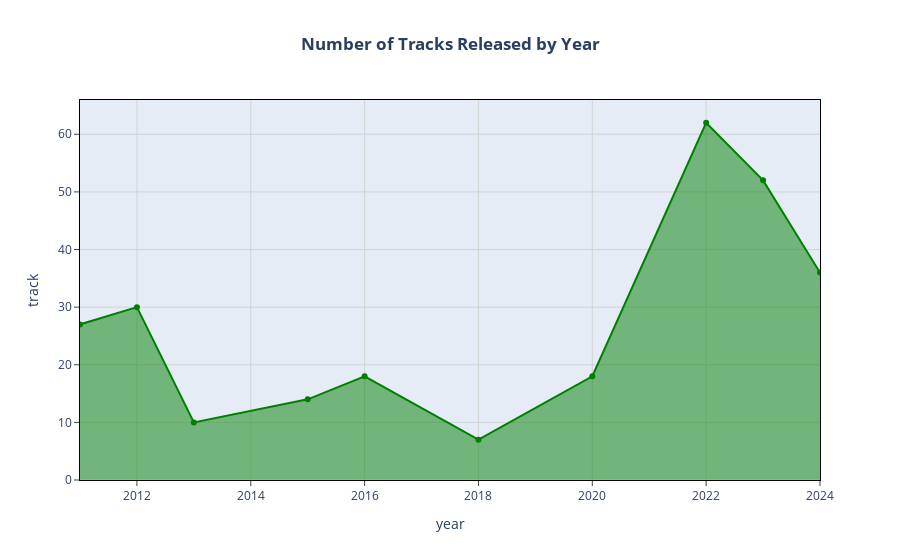

Here is the notebook cell this chart was saved with:
### Code cell
df["release_year"] = pd.to_datetime(df["release_year"])
df["year"] = df["release_year"].dt.year

fig=px.area(df.groupby('year',as_index=False).count().sort_values(by='track',ascending=False).sort_values(by='year'),
            x='year',y='track',markers=True,labels={'name':'Total songs'},
            color_discrete_sequence=['green'],title='<b>Number of Tracks Released by Year')

fig.update_xaxes(
    mirror=True,
    ticks='outside',
    showline=True,
    linecolor='black',
    gridcolor='lightgrey'
)

fig.update_yaxes(
    mirror=True,
    ticks='outside',
    showline=True,
    linecolor='black',
    gridcolor='lightgrey'
)

fig.update_layout(hovermode='x',title_x=0.5)

### Figure 1 — Plotly figure (JSON) as saved in the notebook; plotly's stock layout.template omitted (floating-point values rounded to 4 significant figures)
{"data": [{"fillpattern": {"shape": ""}, "hovertemplate": "year=%{x}<br>track=%{y}<extra></extra>", "legendgroup": "", "line": {"color": "green"}, "marker": {"symbol": "circle"}, "mode": "markers+lines", "name": "", "orientation": "v", "showlegend": false, "stackgroup": "1", "type": "scatter", "x": [2011, 2012, 2013, 2015, 2016, 2018, 2020, 2022, 2023, 2024], "xaxis": "x", "y": [27, 30, 10, 14, 18, 7, 18, 62, 52, 36], "yaxis": "y"}], "layout": {"hovermode": "x", "legend": {"tracegroupgap": 0}, "title": {"text": "<b>Number of Tracks Released by Year", "x": 0.5}, "xaxis": {"anchor": "y", "domain": [0, 1], "gridcolor": "lightgrey", "linecolor": "black", "mirror": true, "showline": true, "ticks": "outside", "title": {"text": "year"}}, "yaxis": {"anchor": "x", "domain": [0, 1], "gridcolor": "lightgrey", "linecolor": "black", "mirror": true, "showline": true, "ticks": "outside", "title": {"text": "track"}}}}
